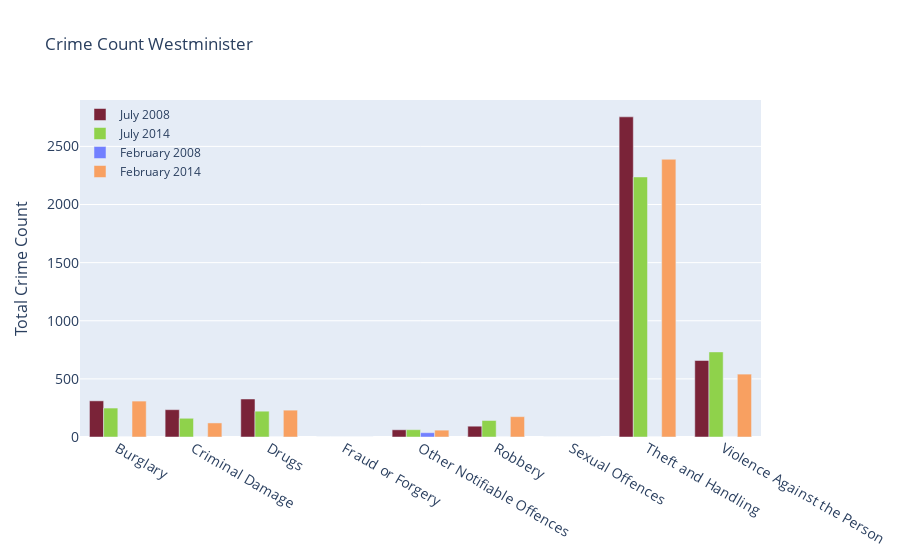

The code cell stored with this chart in its notebook:
### Markdown cell above
**CODE EXPLANATION**<br>
- *`fig = go.Figure()`*<br>
syntax tersebut berguna untuk membuat gambar kosong pada plotly.
- *`fig.add_trace(go.Bar(x=WestminF708Co['major_category'], y = WestminF708Co['value'],`*<br>
syntax berikut berguna untuk menambahkan trace pada gambar berupa bar. x disi dengan index majopr category dan y diisi dengan value dari sum major category. name dan color berguna untuk memberi text dan warna.
- *`fig.update_layout()`*<br>
berguna untuk mengatrur layout gambar.

### Code cell
fig = go.Figure()
fig.add_trace(go.Bar(x=WestminF708Co['major_category'], y = WestminF708Co['value'],
                   name='July 2008', marker_color='rgb(122, 35, 56)'))
fig.add_trace(go.Bar(x=WestminF714Co['major_category'], y = WestminF714Co['value'],
                   name='July 2014', marker_color='rgb(143, 210, 75)'))
fig.add_trace(go.Bar(x=WestminF208Co['major_category'], y = WestminF208['value'],
                   name='February 2008', marker_color='rgb(114,128,255)'))
fig.add_trace(go.Bar(x=WestminF214co['major_category'], y = WestminF214co['value'],
                   name='February 2014', marker_color='rgb(248,160,97)'))

fig.update_layout(
    title='Crime Count Westminister',
    xaxis_tickfont_size=14,
    yaxis=dict(
        title='Total Crime Count',
        titlefont_size=16,
        tickfont_size=14,
    ),
    legend=dict(
        x=0,
        y=1.0,
        bgcolor='rgba(255, 255, 255, 0)',
        bordercolor='rgba(255, 255, 255, 0)'
    ),
    barmode='group',
    bargap=0.25,
    bargroupgap=0.0 
)
fig.show()

### Figure 1 — Plotly figure (JSON) as saved in the notebook; plotly's stock layout.template omitted (floating-point values rounded to 4 significant figures; data arrays with more than 128 entries replaced by an {"elided": "..."} marker saying what was removed)
{"data": [{"marker": {"color": "rgb(122, 35, 56)"}, "name": "July 2008", "type": "bar", "x": ["Burglary", "Criminal Damage", "Drugs", "Fraud or Forgery", "Other Notifiable Offences", "Robbery", "Sexual Offences", "Theft and Handling", "Violence Against the Person"], "y": [311, 235, 327, 0, 62, 93, 0, 2754, 658]}, {"marker": {"color": "rgb(143, 210, 75)"}, "name": "July 2014", "type": "bar", "x": ["Burglary", "Criminal Damage", "Drugs", "Fraud or Forgery", "Other Notifiable Offences", "Robbery", "Sexual Offences", "Theft and Handling", "Violence Against the Person"], "y": [249, 161, 222, 0, 63, 142, 0, 2237, 732]}, {"marker": {"color": "rgb(114,128,255)"}, "name": "February 2008", "type": "bar", "x": ["Burglary", "Criminal Damage", "Drugs", "Fraud or Forgery", "Other Notifiable Offences", "Robbery", "Sexual Offences", "Theft and Handling", "Violence Against the Person"], "y": {"elided": "3395 int values"}}, {"marker": {"color": "rgb(248,160,97)"}, "name": "February 2014", "type": "bar", "x": ["Burglary", "Criminal Damage", "Drugs", "Fraud or Forgery", "Other Notifiable Offences", "Robbery", "Sexual Offences", "Theft and Handling", "Violence Against the Person"], "y": [309, 121, 231, 0, 59, 175, 0, 2389, 541]}], "layout": {"bargap": 0.25, "bargroupgap": 0, "barmode": "group", "legend": {"bgcolor": "rgba(255, 255, 255, 0)", "bordercolor": "rgba(255, 255, 255, 0)", "x": 0, "y": 1}, "title": {"text": "Crime Count Westminister"}, "xaxis": {"tickfont": {"size": 14}}, "yaxis": {"tickfont": {"size": 14}, "title": {"font": {"size": 16}, "text": "Total Crime Count"}}}}
